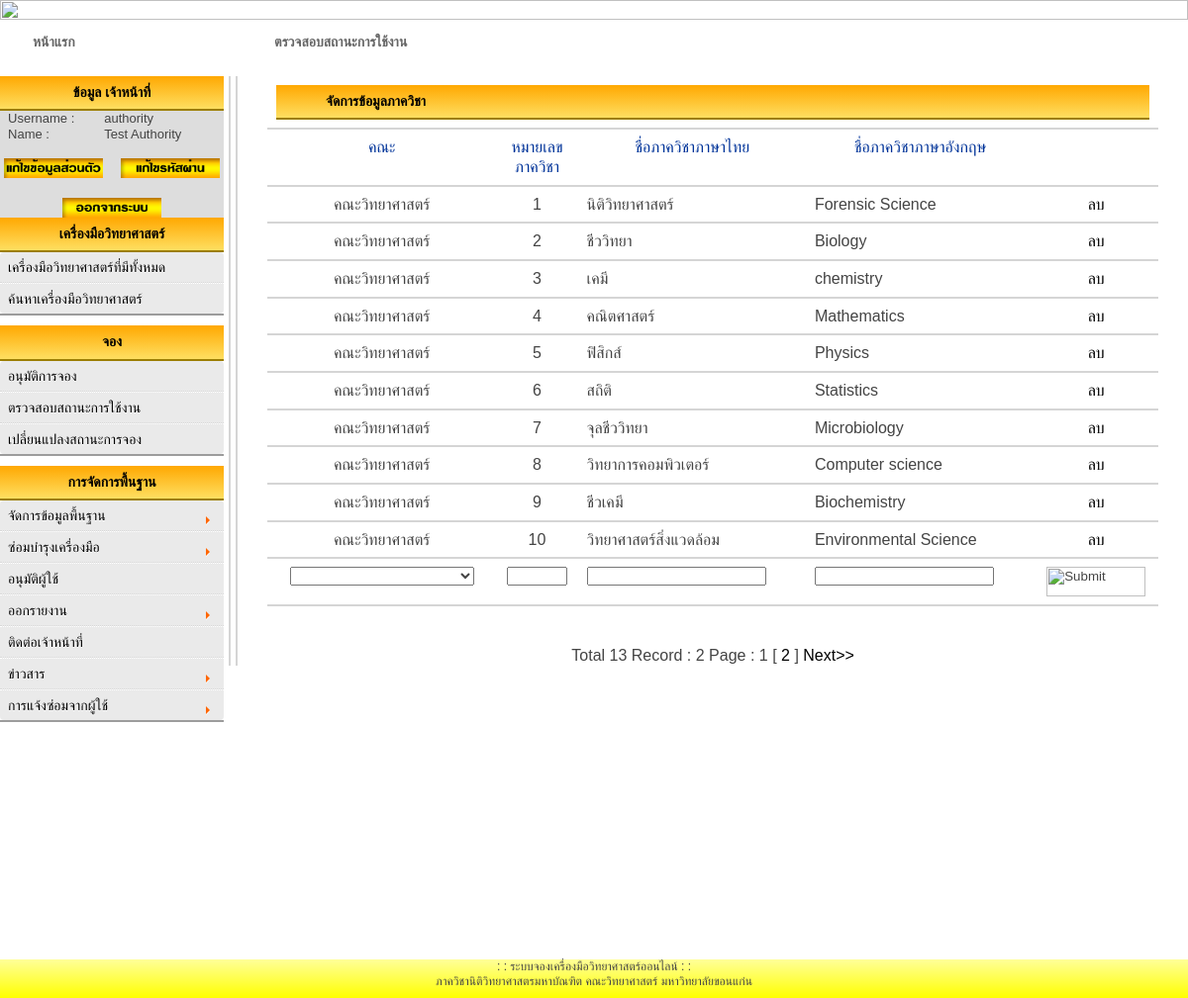
/admin/add_department-A.php (signed in), run on the app's committed database.
### tables this page shows
CREATE TABLE IF NOT EXISTS `faculty` (
  `FacultyId` int(5) NOT NULL,
  `FacultyThaiName` varchar(100) NOT NULL,
  `FacultyEnglishName` varchar(100) NOT NULL,
  PRIMARY KEY (`FacultyId`)
);

CREATE TABLE IF NOT EXISTS `department` (
  `DepartmentId` int(5) NOT NULL,
  `DepartmentThaiName` varchar(100) NOT NULL,
  `DepartmentEnglishName` varchar(100) NOT NULL,
  `FacultyId` varchar(100) NOT NULL,
  PRIMARY KEY (`DepartmentId`)
);

CREATE TABLE IF NOT EXISTS `user` (
  `UserId` int(5) NOT NULL AUTO_INCREMENT,
  `UserName` varchar(50) NOT NULL,
  `Password` varchar(20) NOT NULL,
  `UserFullname` varchar(50) NOT NULL,
  `UserSex` varchar(5) NOT NULL,
  `UserAddress` varchar(150) NOT NULL,
  `UserPhone` varchar(11) NOT NULL,
  `UserEmail` varchar(150) NOT NULL,
  `UserSSID` varchar(13) NOT NULL,
  `UserStatus` varchar(20) NOT NULL DEFAULT 'user' COMMENT 'status: user, ADMIN, authority, authority-apply',
  `Active` varchar(10) NOT NULL DEFAULT 'No' COMMENT 'Active : Yes,No,NoApply',
  `Detail` varchar(300) NOT NULL,
  `FacultyId` varchar(10) NOT NULL,
  `DepartmentId` varchar(10) NOT NULL,
  `BranchId` varchar(10) NOT NULL,
  PRIMARY KEY (`UserId`),
  UNIQUE KEY `UserName` (`UserName`)
);

### admin/add_department-A.php (the view, shortened to what this page needs)
<html>
<head>
<link href="styles_head.css" rel="stylesheet" type="text/css">
<link href="table1.css" rel="stylesheet" type="text/css">
<link href="styles_menu.css" rel="stylesheet" type="text/css">
<link href="text1.css" rel="stylesheet" type="text/css" />
<link href="styles_head.css" rel="stylesheet" type="text/css">
<link rel="stylesheet" href="style.css" />
<link href="smooth-php-cal.css" rel="stylesheet" />
</head>
<link rel='stylesheet' href='date_time/datepicker.css'>
<body>
<table width="100%" border="0" BORDERCOLOR="CCCCCC"align="center" cellpadding="0" cellspacing="0" >
  <tr>
    <th colspan="3" scope="col"><img src="images/header.bmp" width="100%" height="100%" /></th>
  </tr>
<?php include('headbar1.php'); ?>
  <tr>
    <td width="1%" BGCOLOR="#FFFF99" style="color:#330000">    <div id="menu_bar">	<center>ข้อมูล เจ้าหน้าที่</center></div></td>
 <td width="80%" rowspan="8" align="center" valign="top">   <div id="content">
<div id="content">
<?php  if($submit=="" or $show=="OK"){?>
</select></div>
</td>
</tr>
</table>
<?php
$strSQL = "SELECT * FROM department ";
$objQuery = mysql_query($strSQL) or die ("Error Query [".$strSQL."]");
$Num_Rows = mysql_num_rows($objQuery);
$Per_Page = 10;
$Page = $_GET["Page"];
if(!$_GET["Page"])
{
	$Page=1;
}
$Next_Page = $Page+1;
$Page_Start = (($Per_Page*$Page)-$Per_Page);
if($Num_Rows<=$Per_Page)
{
	$Num_Pages =1;
}
else if(($Num_Rows % $Per_Page)==0)
{
	$Num_Pages =($Num_Rows/$Per_Page) ;
}
else
{
	$Num_Pages =($Num_Rows/$Per_Page)+1;
	$Num_Pages = (int)$Num_Pages;
}
$strSQL .=" order  by DepartmentId ASC LIMIT $Page_Start , $Per_Page";
$objQuery  = mysql_query($strSQL);
?>
<form name="frmMain" method="post" action="<?php echo $_SERVER["PHP_SELF"];?>">
<table width="900" border="0"  id="box-table-a">
 <tr>
<td colspan="5"> <div id="head_content">
	  จัดการข้อมูลภาควิชา</div></td>
</tr>
  <tr>
    <th width="200"> <div align="center">คณะ </div></th>
    <th width="50"> <div align="center">หมายเลขภาควิชา </div></th>
    <th width="200"> <div align="center">ชื่อภาควิชาภาษาไทย </div></th>
    <th width="200"> <div align="center">ชื่อภาควิชาภาษาอังกฤษ </div></th>
    <th width="100"> <div align="center"> </div></th>
  </tr>
<?php
while($objResult = mysql_fetch_array($objQuery))
{
?>
  <?php
	if($objResult["DepartmentId"] == $_GET["DepId"] and $_GET["Action"] == "Edit")
	{
  ?>
  <tr>
    <td><div align="center">
  <td>
	<select id="ddlGeo" name="txtEditFacultyId">
	<option selected value=""></option>
	<?php
	$strSQL = "SELECT * FROM faculty ORDER BY FacultyId ASC ";
	$objQuery = mysql_query($strSQL) or die ("Error Query [".$strSQL."]");
	while($objResult = mysql_fetch_array($objQuery))
	{
	?>
	<option value="<?php echo $objResult["FacultyId"];?>"><?php echo $objResult["FacultyThaiName"];?></option>
	<?php
	}
	?>
	</select>
	</td>
		<input type="text" name="txtEditDepartmentId" size="5" value="<?php echo $objResult["DepartmentId"];?>">
		<input type="hidden" name="hdnEditDepartmentId" size="5" value="<?php echo $objResult["DepartmentId"];?>">
	</div></td>
    <td><input type="text" name="txtEditDepartmentThaiName" size="20" value="<?php echo $objResult["DepartmentThaiName"];?>"></td>
    <td><input type="text" name="txtEditDepartmentEnglishName" size="20" value="<?php echo $objResult["DepartmentEnglishName"];?>"></td>
<td colspan="2" align="right"><div align="center">
      <input name="btnAdd" type="button" id="btnUpdate" value="Update" OnClick="frmMain.hdnCmd.value='Update';frmMain.submit();">
	  <input name="btnAdd" type="button" id="btnCancel" value="Cancel" OnClick="window.location='<?php echo $_SERVER["PHP_SELF"];?>';">
    </div></td>
  </tr>
  <?php
	}
  else
	{
  ?>
  <tr>
<?php
$facid = $objResult["FacultyId"];
	$strSQL2 = "SELECT FacultyThaiName FROM faculty WHERE FacultyId =' ".$facid." ' ";
	$objQuery2 = mysql_query($strSQL2) or die ("Error Query [".$strSQL2."]");
	while($objResult2 = mysql_fetch_array($objQuery2))
	{
	?>
		<td><div align="center"><?php echo $objResult2["FacultyThaiName"];?></div></td>
<?php
	}
	?>
    <td><div align="center"><?php echo $objResult["DepartmentId"];?></div></td>
    <td><?php echo $objResult["DepartmentThaiName"];?></td>
    <td><?php echo $objResult["DepartmentEnglishName"];?></td>
	<td align="center"><a href="JavaScript:if(confirm('Confirm Delete?')==true){window.location='<?php echo $_SERVER["PHP_SELF"];?>?Action=Del&DepId=<?php echo $objResult["DepartmentId"];?>';}">ลบ</a></td>
  </tr>
  <?php
	}
  ?>
<?php
}
?>
  <tr>
<td align="center">
	<select id="ddlGeo" name="txtAddFacultyId" onChange = "ListProvince(this.value)">
	<option selected value=""></option>
	<?php
	$strSQL = "SELECT * FROM faculty ORDER BY FacultyId ASC ";
	$objQuery = mysql_query($strSQL) or die ("Error Query [".$strSQL."]");
	while($objResult = mysql_fetch_array($objQuery))
	{
	?>
	<option value="<?php echo $objResult["FacultyId"];?>"><?php echo $objResult["FacultyThaiName"];?></option>
	<?php
	}
	?>
	</select></td>
    <td><div align="center"><input type="text" name="txtAddDepartmentId" size="5"></div></td>
    <td><input type="text" name="txtAddDepartmentThaiName" size="20"></td>
    <td><input type="text" name="txtAddDepartmentEnglishName" size="20"></td>
    <td colspan="2" align="right"><div align="center">
  <input type="image" name="btnAdd"  id="btnAdd" WIDTH="100" HEIGHT="30"src="../images/submit2.bmp" OnClick="frmMain.hdnCmd.value='Add';frmMain.submit();" />
    </div></td>
  </tr>
</table>
<br><br>
Total <?= $Num_Rows;?> Record : <?=$Num_Pages;?> Page :
<?php
for($i=1; $i<=$Num_Pages; $i++){
	if($i != $Page)
	{
		echo "[ <a href='$_SERVER[SCRIPT_NAME]?Page=$i'>$i</a> ]";
	}
	else
	{
		echo "<b> $i </b>";
	}
}
if($Page!=$Num_Pages)
{
	echo " <a href ='$_SERVER[SCRIPT_NAME]?Page=$Next_Page'>Next>></a> ";
}
?>
</form>
<?php }?>
 <tr>
    <td BGCOLOR="DDDDDD"><center><form name="form1" method="post" action="check_login.php">
  <table border="0" style="width: 210px">
    <?php
	$strSQL = "SELECT * FROM user WHERE UserId = '".$_SESSION['UserId']."' ";
	$objQuery = mysql_query($strSQL);
	$objResult = mysql_fetch_array($objQuery);
?>
<?php include('userbuttom.php'); ?>
<?php include('footer.php');?>
</body>
</html>

### admin/userbuttom.php
  <tbody>
      <tr  >
        <td><FONT SIZE="2" COLOR="">Username :</FONT></td>
        <td><FONT SIZE="2" COLOR=""><?php echo $objResult["UserName"];?></FONT>
        </td>
      </tr>
      <tr>
        <td><FONT SIZE="2" COLOR="">Name : </FONT></td>
        <td><FONT SIZE="2" COLOR=""><?php echo $objResult["UserFullname"];?></FONT>
        </td>
      </tr>
    </tbody>
  </table><br>
<a href="edit_profile.php"><IMG SRC="../images/edit_profile.png" WIDTH="100" HEIGHT="20" BORDER="0" ALT=""></a> &nbsp; &nbsp;
<a href="edit_password.php"><IMG SRC="../images/password.png" WIDTH="100" HEIGHT="20" BORDER="0" ALT=""></a>
<br><br>
<a href="logout.php"><IMG SRC="../images/logout.png" WIDTH="100" HEIGHT="20" BORDER="0" ALT=""></a>
<br>
</form></td>
  </tr>

### admin/table1.css (style rules this page uses)
body { line-height: 1.6em; }
#box-table-a { font-size: 16px; text-align: left; border-collapse: collapse; }
#box-table-a th { font-size: 16px; font-weight: normal; padding: 8px; border-top: 2px solid #ff9900; border-bottom: 2px solid #d5d5d5; color: #039; }
#box-table-a td { padding: 8px; color: #black; border-top: 1px solid transparent; border-right: 1px solid transparent; border-left: 1px solid transparent; border-bottom: 2px solid #d5d5d5; }

### admin/text1.css (style rules this page uses)
body { margin-left: 0px; margin-top: 0px; margin-right: 0px; margin-bottom: 0px; text-align: center; margin:auto; clear: both; <body topmargin="0" leftmargin="0" rightmargin="0" > }
a:link { color: #000; }
#content { margin:0 0 0 5; clear: both; font-size: 16px; border-left: 2px solid #d5d5d5; padding: 8 8 8 8 px; }
#menu_bar { background: -webkit-gradient(linear, left top, left bottom, from(#ffa801), to(#fedf61)); font-size: 14px; font-weight: bold; padding: 8px; border-bottom: solid 2px #9c7e04; color:#000; }
#head_content { background: -webkit-gradient(linear, left top, left bottom, from(#ffa801), to(#fedf61)); font-size: 14px; font-weight: bold; padding: 8 10 8 50px; border-bottom: solid 2px #9c7e04; color:#000; }

### admin/style.css (style rules this page uses)
html, body, div, span, object, iframe, h1, h2, h3, h4, h5, h6, p, blockquote, pre, abbr, address, cite, code, del, dfn, em, img, ins, kbd, q, samp, small, strong, sub, sup, var, b, i, dl, dt, dd, ol, ul, li, fieldset, form, label, legend, table, caption, tbody, tfoot, thead, tr, th, td, article, aside, canvas, details, figcaption, figure, footer, header, hgroup, menu, nav, section, summary, time, mark, audio, video { margin: 0; padding: 0; font-size: 100%; font: inherit; vertical-align: baseline; }
table { border-collapse: collapse; border-spacing: 0; }
input, select { vertical-align: middle; }
body { font:13px/1.231 sans-serif; *font-size:small; }
html { overflow-y: scroll; }
strong, th { font-weight: bold; }
td { vertical-align: top; }
label, input[type="button"], input[type="submit"], input[type="image"], button { cursor: pointer; }
button, input, select, textarea { margin: 0; }
a:link { -webkit-tap-highlight-color: #FF5E99; }
body, select, input, textarea { color: #444; }

### admin/smooth-php-cal.css (style rules this page uses)
* { padding : 0; margin : 0; }

### admin/add_department-A.php (style rules this page uses)
a { text-decoration:none; }

### data on the page
department: DepartmentId "1", DepartmentThaiName "นิติวิทยาศาสตร์", DepartmentEnglishName "Forensic Science"
faculty: FacultyThaiName "คณะวิทยาศาสตร์"
department: DepartmentId "2", DepartmentThaiName "ชีววิทยา", DepartmentEnglishName "Biology"
department: DepartmentId "3", DepartmentThaiName "เคมี", DepartmentEnglishName "chemistry"
department: DepartmentId "4", DepartmentThaiName "คณิตศาสตร์", DepartmentEnglishName "Mathematics"
department: DepartmentId "5", DepartmentThaiName "ฟิสิกส์", DepartmentEnglishName "Physics"
department: DepartmentId "6", DepartmentThaiName "สถิติ", DepartmentEnglishName "Statistics"
department: DepartmentId "7", DepartmentThaiName "จุลชีววิทยา", DepartmentEnglishName "Microbiology"
department: DepartmentId "8", DepartmentThaiName "วิทยาการคอมพิวเตอร์", DepartmentEnglishName "Computer science"
department: DepartmentId "9", DepartmentThaiName "ชีวเคมี", DepartmentEnglishName "Biochemistry"
department: DepartmentId "10", DepartmentThaiName "วิทยาศาสตร์สิ่งแวดล้อม", DepartmentEnglishName "Environmental Science"
user: UserName "authority", UserFullname "Test Authority"

### other printed values
$Num_Rows "13"
$Num_Pages "2"
